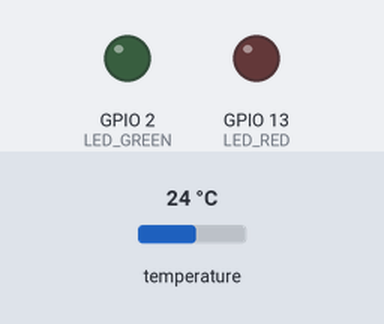
Bench run of a sketch on a simulated ESP32. On the bench: output pins drawn as LEDs (lit = HIGH). The inputs (shaded band) are chosen by the test bench; at power-on: temperature 24 °C. WiFi joins after 1.5 s; servers stay silent unless stated; uploads are accepted with an empty reply; what the sketch prints to the serial monitor is not drawn.

Above: at 1.1 s.
At 4.5 s:
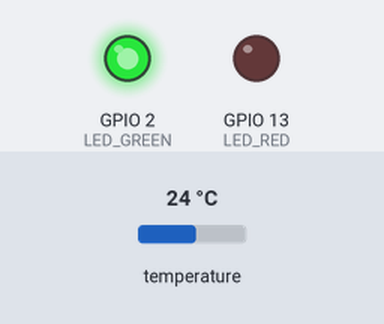
Timing chart, 0 to 6.0 s (numbered marks = the images above):
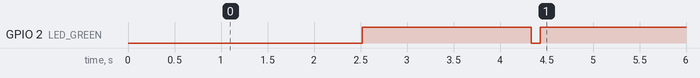

The sketch:

esp32_gradea.ino
```cpp
/**
 * GradeA IoT Temperature Sensor Firmware
 * For: ESP32 DevKit + DS18B20 Temperature Probe(s)
 *
 * HARDWARE NEEDED (~$12 total):
 *   - ESP32 DevKit v1            (~$5 on Amazon)
 *   - DS18B20 waterproof probe   (~$4 — use for fridge/freezer)
 *   - 4.7kΩ resistor            (~$0.10)
 *   - Breadboard + jumper wires  (~$3)
 *
 * WIRING:
 *   DS18B20 RED wire   → ESP32 3.3V
 *   DS18B20 BLACK wire → ESP32 GND
 *   DS18B20 YELLOW wire → ESP32 GPIO4 (DATA pin)
 *   4.7kΩ resistor between DATA and 3.3V (pull-up)
 *
 * LIBRARIES TO INSTALL (Arduino IDE → Manage Libraries):
 *   - OneWire by Paul Stoffregen
 *   - DallasTemperature by Miles Burton
 *   - ArduinoJson by Benoit Blanchon
 *   - HTTPClient (built-in with ESP32)
 *
 * SETUP:
 *   1. Install Arduino IDE: https://www.arduino.cc/en/software
 *   2. Add ESP32 board: File → Preferences → Board Manager URL:
 *      https://raw.githubusercontent.com/espressif/arduino-esp32/gh-pages/package_esp32_index.json
 *   3. Install libraries above
 *   4. Fill in WIFI_SSID, WIFI_PASSWORD, SENSOR_API_KEY below
 *   5. Flash to ESP32 via USB
 *
 * SENSOR API KEY:
 *   Get your sensor API key from GradeA dashboard:
 *   Settings → IoT Sensors → Register Sensor → Copy API Key
 */

#include <WiFi.h>
#include <HTTPClient.h>
#include <ArduinoJson.h>
#include <OneWire.h>
#include <DallasTemperature.h>

// ─── CONFIGURATION — fill these in ─────────────────────────
const char* WIFI_SSID       = "YourRestaurantWiFi";
const char* WIFI_PASSWORD   = "YourWiFiPassword";
const char* SENSOR_API_KEY  = "your-sensor-api-key-from-gradea-dashboard";
const char* GRADEA_API_URL  = "https://your-backend.onrender.com/api/sensors/ingest";

// Temperature unit: true = Fahrenheit, false = Celsius
const bool USE_FAHRENHEIT = true;

// How often to send readings (milliseconds). 300000 = 5 minutes
const unsigned long SEND_INTERVAL = 300000;

// GPIO pin for DS18B20 data wire
const int ONE_WIRE_PIN = 4;

// Status LEDs (optional — wire LEDs with 220Ω resistors)
const int LED_GREEN = 2;   // Built-in LED on most ESP32 boards
const int LED_RED   = 13;  // Connect external LED
// ───────────────────────────────────────────────────────────

OneWire oneWire(ONE_WIRE_PIN);
DallasTemperature sensors(&oneWire);

unsigned long lastSendTime = 0;
int failCount = 0;


void setup() {
  Serial.begin(115200);
  delay(1000);

  Serial.println("\n🌡️  GradeA Temperature Sensor v2.0");
  Serial.println("====================================");

  pinMode(LED_GREEN, OUTPUT);
  pinMode(LED_RED, OUTPUT);

  // Initialize temperature sensors
  sensors.begin();
  int deviceCount = sensors.getDeviceCount();
  Serial.printf("Found %d DS18B20 sensor(s)\n", deviceCount);
  if (deviceCount == 0) {
    Serial.println("ERROR: No sensors found. Check wiring!");
    blinkError();
  }

  // Connect to WiFi
  connectWiFi();

  // Send first reading immediately
  sendReading();
}


void loop() {
  // Reconnect WiFi if dropped
  if (WiFi.status() != WL_CONNECTED) {
    Serial.println("WiFi lost — reconnecting...");
    connectWiFi();
  }

  // Send on interval
  unsigned long now = millis();
  if (now - lastSendTime >= SEND_INTERVAL) {
    sendReading();
    lastSendTime = now;
  }

  delay(1000);
}


void connectWiFi() {
  Serial.printf("Connecting to %s", WIFI_SSID);
  WiFi.begin(WIFI_SSID, WIFI_PASSWORD);

  int attempts = 0;
  while (WiFi.status() != WL_CONNECTED && attempts < 30) {
    delay(500);
    Serial.print(".");
    attempts++;
  }

  if (WiFi.status() == WL_CONNECTED) {
    Serial.printf("\n✅ Connected! IP: %s\n", WiFi.localIP().toString().c_str());
    Serial.printf("Signal strength: %d dBm\n", WiFi.RSSI());
    digitalWrite(LED_GREEN, HIGH);
    digitalWrite(LED_RED, LOW);
  } else {
    Serial.println("\n❌ WiFi connection failed!");
    digitalWrite(LED_RED, HIGH);
    digitalWrite(LED_GREEN, LOW);
  }
}


void sendReading() {
  // Request temperature from all sensors
  sensors.requestTemperatures();
  delay(750); // DS18B20 conversion time

  int deviceCount = sensors.getDeviceCount();

  for (int i = 0; i < deviceCount; i++) {
    float tempC = sensors.getTempCByIndex(i);

    if (tempC == DEVICE_DISCONNECTED_C) {
      Serial.printf("Sensor %d disconnected!\n", i);
      continue;
    }

    float tempValue = USE_FAHRENHEIT ? sensors.toFahrenheit(tempC) : tempC;
    const char* unit = USE_FAHRENHEIT ? "F" : "C";

    Serial.printf("Sensor %d: %.1f°%s\n", i, tempValue, unit);

    // Build JSON payload
    StaticJsonDocument<256> doc;
    doc["api_key"]     = SENSOR_API_KEY;
    doc["value"]       = tempValue;
    doc["unit"]        = unit;
    doc["battery_pct"] = getBatteryPercent();
    doc["rssi"]        = WiFi.RSSI();
    doc["device_id"]   = WiFi.macAddress();

    String payload;
    serializeJson(doc, payload);

    // Send to GradeA API
    bool success = postToAPI(payload);

    if (success) {
      Serial.printf("✅ Sent %.1f°%s to GradeA\n", tempValue, unit);
      failCount = 0;
      flashGreen();
    } else {
      failCount++;
      Serial.printf("❌ Failed to send (attempt %d)\n", failCount);
      flashRed();

      // Retry once after 10 seconds if first fail
      if (failCount == 1) {
        delay(10000);
        postToAPI(payload);
      }
    }
  }

  lastSendTime = millis();
}


bool postToAPI(const String& payload) {
  if (WiFi.status() != WL_CONNECTED) return false;

  HTTPClient http;
  http.begin(GRADEA_API_URL);
  http.addHeader("Content-Type", "application/json");
  http.setTimeout(10000); // 10 second timeout

  int httpCode = http.POST(payload);

  if (httpCode == 200) {
    String response = http.getString();
    Serial.printf("API response: %s\n", response.c_str());
    http.end();
    return true;
  } else {
    Serial.printf("API error: HTTP %d\n", httpCode);
    if (httpCode > 0) {
      Serial.println(http.getString());
    }
    http.end();
    return false;
  }
}


int getBatteryPercent() {
  // If using USB power, return 100
  // For battery-powered setups, read ADC pin
  // int raw = analogRead(34);  // Battery voltage divider on GPIO34
  // float voltage = raw * 3.3 / 4095 * 2;  // 2:1 divider
  // return constrain((int)((voltage - 3.3) / (4.2 - 3.3) * 100), 0, 100);
  return 100; // USB powered — return 100
}


void flashGreen() {
  digitalWrite(LED_GREEN, HIGH);
  delay(100);
  digitalWrite(LED_GREEN, LOW);
  delay(100);
  digitalWrite(LED_GREEN, HIGH);
}


void flashRed() {
  for (int i = 0; i < 3; i++) {
    digitalWrite(LED_RED, HIGH);
    delay(200);
    digitalWrite(LED_RED, LOW);
    delay(200);
  }
}


void blinkError() {
  while (true) {
    digitalWrite(LED_RED, HIGH);
    delay(500);
    digitalWrite(LED_RED, LOW);
    delay(500);
  }
}

/**
 * MULTI-PROBE SETUP (for monitoring multiple locations):
 *
 * You can connect up to 10 DS18B20 sensors on a single wire!
 * Each will have a unique address. Register each sensor separately
 * in the GradeA dashboard and assign different API keys.
 *
 * For multi-probe: use /api/sensors/ingest endpoint for each sensor,
 * or use the /api/sensors/bulk-ingest endpoint for batch readings.
 *
 * COMMERCIAL ALTERNATIVES (no soldering needed):
 *
 * 1. Govee H5074 WiFi Hygrometer (~$15)
 *    - Built-in WiFi, free cloud API
 *    - Use a Python script to forward readings to GradeA
 *    - See: gradea.app/docs/govee-integration
 *
 * 2. SensorPush HT1 (~$49)
 *    - BLE + cloud, has REST API
 *    - More accurate, battery-powered
 *    - See: gradea.app/docs/sensorpush-integration
 *
 * 3. Inkbird IBS-TH2 (~$18)
 *    - BLE, good accuracy, long battery life
 *    - Use Raspberry Pi as BLE gateway
 *
 * TEMPERATURE PLACEMENT GUIDE:
 *
 * Walk-in Refrigerator:  Probe near door (warmest spot)
 * Walk-in Freezer:       Center of unit
 * Reach-in Fridge:       Middle shelf
 * Hot Holding:           Near the food (not just air temp)
 * Prep Station:          On the food surface
 */
```
